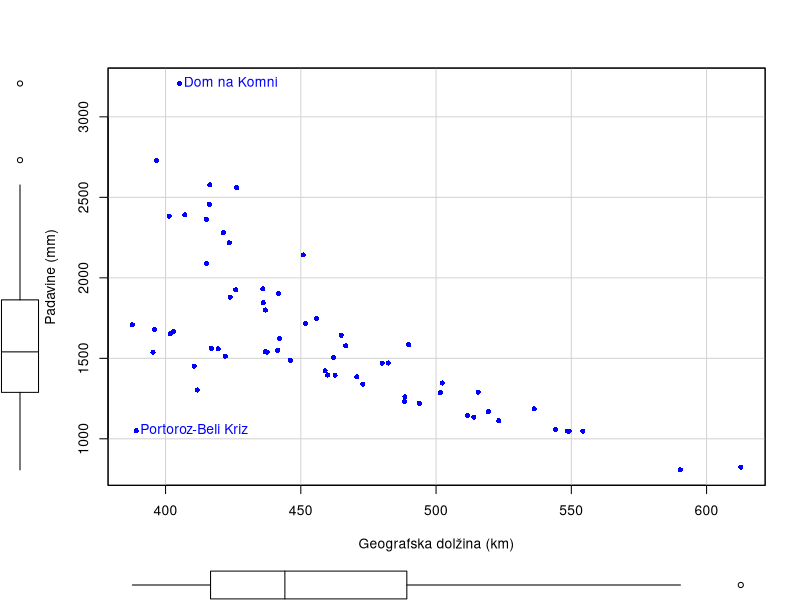
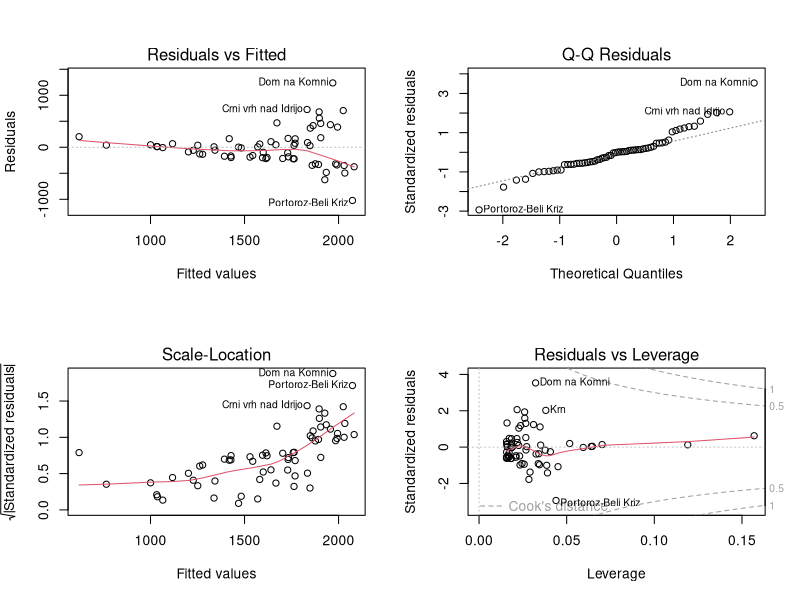
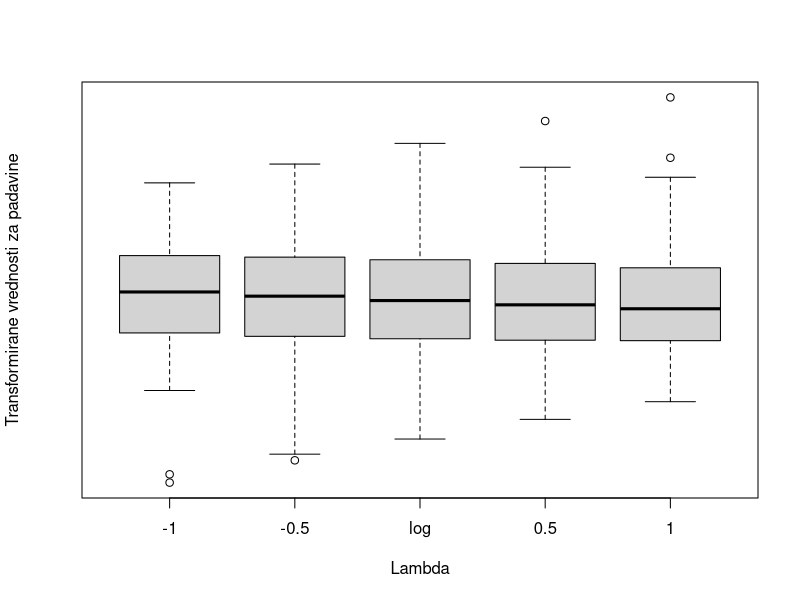

Source code (R) for these figures, in order: (Note: this script raises an error after producing the figures.)
# Primer POSTAJE (Box-Cox transformacija)

postaje<-read.table("POSTAJE.txt", header=TRUE, sep="\t")
str(postaje)
head(postaje)
summary(postaje)
rownames(postaje)<-postaje$Postaja
rownames(postaje)[is.na(postaje$x.gdol)]
rownames(postaje)[is.na(postaje$y.gsir)]
postaje <- postaje[postaje$Postaja != "Kredarica",]

# koordinate geografske dolžine in širine izrazimo v km
postaje$x <- postaje$x.gdol/1000 
postaje$y <- postaje$y.gsir/1000

# izločimo dve postaji, ki nimata podatka za geografsko dolžino
postaje <- na.omit(postaje)
dim(postaje)

# za grafični prikaz 
library(car)
scatterplot(padavine ~ x, regLine = FALSE, smooth = FALSE, boxplots = 'xy',
            xlab = c("Geografska dolžina (km)"), ylab = c("Padavine (mm)"),
            data = postaje, pch = 16,
            id = list(n = 2, location = "lr")) # id = TRUE

# vidimo, da količina padavin v sloveniji od zahoda proti padaja. 
# Variablinost padavin prav tako pada v zahoda proti vzhodu.
# zveza ni linearna. (mogoče vseeno treba sprobat)
# Če imamo box plot lahko povemo tudi kaj o porazdelitvi spremenljivk
# omenimo osamelce


model.1 <- lm(padavine~x, data=postaje)
par(mfrow = c(2, 2))
plot(model.1)


par(mfrow = c(1, 1))
symbox(~padavine, xlab= "Lambda", ylab="Transformirane vrednosti za padavine",
       data=postaje)
summary(powerTransform(model.1))
boxCox(model.1)

# zberemo okroglo vrednost znotraj 95% IZ

# inverzna transformacija ne reši situacije

model.2 <- lm(1/padavine~x, data=postaje)
par(mfrow = c(2, 2), oma=c(0,0,3,0))
plot(model.2)

# Na podlagi diagnostike vidimo, da mamo še vedno heteroskedastičnost
# nelinearnost se je še povečala

# KOVINE

kovine0<-read.table("KOVINE.txt", header=TRUE, sep="\t")
kovine0$razdalja<-kovine0$razdalja.m/1000

# izločimo vzorčne točke z oddaljenostjo več kot 10 km
kovine<-kovine0[kovine0$razdalja<10,] 
dim(kovine)
summary(kovine[,c("Pb","razdalja")])

scatterplot(Pb~razdalja, regLine=F, xlab="Razdalja (km)",
            ylab="Pb (mg/kg)", smooth=list(span=0.5, spread=FALSE),
            boxplots='xy', data=kovine, pch=16)

# Večja oddaljenost, manj svinca
# Zveza ni linearna (eksponentna)
# Težava s heteroskedastičnostjo 
# ker gre za eksponentno zvezo odvisno spremenljivko logaritmiramo 


scatterplot(log(Pb)~razdalja, regLine=F, smooth=list(span=0.5, spread=FALSE),
            xlab="Razdalja (km)", ylab="log(Pb)",
            boxplots='xy', data=kovine, pch=16)

model.Pb <- lm(log(Pb)~razdalja, data=kovine)
par(mfrow = c(2, 2),  oma = c(0, 0, 2, 0))
plot(model.Pb)

# znebili smo se heteroskedastičnti, residuali so razen na repih
# normalno porazdeljeni

par(mfrow = c(1, 1))
influencePlot(model.Pb, id.n=2)


# Mamo 3 kandidate za regresijske osamelce (<2 ali >-2)
# navpične črte predstavljajo 2kratnik in 3 kratnik povprečnega vzvoda
# če je oboje od tega je vplivna točka

outlierTest(model.Pb)

# Točka 105 je bila kandidat ampak po testu ne moremo zavrniti H0, da ni outlier.
# Gledajo Bonferonijev popravek (unadjusted p * število testov (n = 103))

summary(model.Pb)

# Če smo čisto pri cinkarni je logaritem svinca enak 5,36
# Če se odmaknemo za 1km se logaritem svinca zmanjša za 0,2

confint(model.Pb)
(b <- coefficients(model.Pb))

# antilogaritmiranje ocen parametrov za povprečno napoved pri cinkarni
# in za relativno spremembo Pb z razdaljo ter pripadajoči 95 % IZ
exp(b[1])
exp(confint(model.Pb)[1,])

# Pri 95% gotovosti lahko trdimo, da je povprečna vsebnost svinca pri 
# cinkarni med 163.7072 in 278.7921

exp(b[2])-1
# za vsak km stran od cinkarne v povprečju vsebnost svinca pade za 20%
exp(confint(model.Pb)[2,])-1

#  grafični prikaz napovedi s paketom effects
library(lattice)
library(effects)
plot(Effect(c("razdalja"), model.Pb), ci.style = "bands", main = "", 
     xlab = "Razdalja (km)", ylab = "log(Pb)")

plot(Effect(c("razdalja"), model.Pb,
            transformation = list(link = log, inverse = exp)), 
     axes = list(y = list(lab = "Pb (mg/kg)", type = "response")),
     ci.style = "bands", main = "", xlab = "Razdalja (km)")

# ali pa  z ggplot2
library(ggplot2)
ggplot(data = kovine, aes(x = razdalja, y = log(Pb)))+ 
  geom_point() + 
  stat_smooth(method = "lm") + 
  xlab("Razdalja (km)") +
  ylab("log(Pb)")

ggplot(data = kovine, aes(x = razdalja, y = Pb)) + 
  geom_point() + 
  xlab("Razdalja (km)") + ylab("Pb (mg/kg)") + 
  stat_function(fun=function(x) exp(5.36427-0.21302*x))


# Interakcija dveh številskih spremenljivk na primeru padavin v Sloveniji

par(mfrow = c(1, 2))
with(postaje, plot(x, padavine, pch = 16)) 
with(postaje, plot(z.nv, padavine, pch = 16)) 

model.m1 <- lm(padavine ~ x + z.nv, data = postaje)
par(mfrow = c(2, 2), oma = c(0, 0, 3, 0))
plot(model.m1)

# Tudi ta model še vedno ni kul, heteroskedastičnost

# grafikoni dodanih spremenljivk

avPlots(model.m1, ylim = c(-1000, 1500), id = list(location = "avoid")) 

# Pokaže zvezo med odzivno spremenljivko in napovedno 
# spremenljivko ob upoštevanu ostalih spremenljivk.
# Naklona teh premic sta točno naklona v modelu

summary(model.m1)

# če gremo za 1km proti vzhodu se količina padavin 
# zmanjša za 4,3 ob enaki nadmorski višini

# interakcija pomeni, da je vpliv ene spremenljivke na odzivno 
# odvisna od druge/ih spremenljivk

# grafikoni parcialnih ostankov
library(effects)
plot(Effect(c("z.nv", "x"), model.m1, partial.residuals = TRUE),
     ci.style = "none", lattice = list(layout = c(4, 1)))
# Če interakcije ni bi se gladilnik moral pokrivat z modelsko napovedjo
# V tem primeru sigurno moramo uporabit tudi interakcije

plot(Effect(c("x","z.nv"), model.m1, partial.residuals = TRUE),
     ci.style = "none", lattice = list(layout = c(4, 1)))

# vidimo, da model relativno dobro deluje za nižje nadmorske višine
# Večja nadmorska višina bolj vidimo potrrbo po interakciji

model.m2 <- lm(padavine ~ z.nv + x + z.nv:x , data = postaje)
model.matrix(model.m2)

plot(Effect(c("z.nv", "x"), model.m2, partial.residuals = TRUE),
     ci.style = "none", lattice = list(layout = c(4, 1)))

# Vidimo, da modelske napovedi nimajo več istih naklonov
# vidimo, da se gladilniki veliko bolj ujemajo 
# (mamo mal podatkov, tko da molmo bit mal bolj prizanesljivi)

plot(Effect(c("x","z.nv"), model.m2, partial.residuals = TRUE),
     ci.style = "none", lattice = list(layout = c(4, 1)))

# Tukaj se še bolje vidi da se gladilniki ujemajo
# V 3 četrtini nadmorske višine vidimo da 5 točk vleče malo stran

par(mfrow = c(2, 2), oma = c(0, 0, 3, 0))
plot(model.m2)

# Mala izboljšava je, imamo pa še vedno heteroskedastičnost
# 

avPlots(model.m2, ylim = c(-1000, 600), id = list(location = "avoid")) 

# če je parameter interakcije negativen to pomeni, v tem primeru to pomeni, 
# da je pri manjših vrednosti (zahod) vpliv nadmorske višine večji 
# Kandidata za osamelce sta Idrija in Planica

outlierTest(model.m2)

# test na podlagi studentiziranega ostanka testira H0 da enota ni osamelec
# Vrne samo tiste, ki so regresijski osamelci (Povedat je treba tud kaj to pomen)

model.m2$coeff
summary(model.m2)$r.squared

# Model ki vsebuje geo. sirino, nadmorsko visino in interakcijo pojasni 
# 80% variabilnost

# napovedi modela
plot(predictorEffects(model.m2, ~.,xlevels = list(x = 4, z.nv = c(250, 500, 750, 1500))),
     rows = 2, cols = 1, main = "", layout = c(4,1))
# IZ so najozji pri povprecni vrednosti

# 1. Vidimo, da je vpliv nadmorske visine na zahodu pozitiven bolj kot gremo proti vzhou pa se naklon premice 
# spreminja in je na koncu ta vpliv že negativen

# 2. Vidi se da je vpliv geo sirine na padavine negativen in da naklon raste z nadmorsko visino
# ce mamo dva kraja na visini 1500 metrov in se premaknemo proti vzhodu bo razlika v padavinah večja 
# kot če smo na 300 metrov nadmorske visine

# MAMMALS (vplivnost točk, neenakomerna porazdelitev vrednosti napovedne spremenljivke)

# podatke najdemo v paketu MASS v podatkovnem okviru mammals
library(MASS)
data(mammals)
summary(mammals)

#  grafični prikaz odvisnosti mase možganov od mase telesa

scatterplot(brain ~ body, regLine = FALSE, smooth = FALSE, 
            id = list(method = 'mahal', n = 3), boxplots = 'xy', 
            xlab = "Masa telesa (kg)", 
            ylab = "Masa možganov (g)", pch = 16, data = mammals)

# Problem bodo predstavljali osamelci

# obe spremenljivki logaritmiramo, desetiški logaritem
# ker nas zanima proporcionalno -> 1Kg pri slonu =/= kot 1kg pri človeku
# Uporabimo desetiški log ker si lahko brez problema predstavljamo mase 


scatterplot(log10(brain) ~ log10(body), regLine = FALSE, 
            smooth = list(span = 0.5, spread = FALSE),
            id = list(method = 'mahal', n = 3), boxplots = 'xy', 
            xlab = "log10(body)", ylab = "log10(brain)", pch = 16, 
            data = mammals)

model.m <- lm(log10(brain) ~ log10(body), data = mammals)
par(mfrow = c(2, 2), oma = c(0, 0, 2, 0))
plot(model.m)
# Pri diagnostiki ni težav po pričakovanjih

outlierTest(model.m)

par(mfrow = c(1, 1))
influencePlot(model.m, xlab = "Vzvodi", ylab = "Studentizirani ostanki",
              id = list(n = 3, location = "avoid")) # n = 3 -> 3 enote z največjimi vrednostmi

# Slona sta vzvodni točki
# 3 kandidati za regresijske osamelce (outlier test tega ne pokaže tko da smo good)


summary(model.m)

# Intercept nima smisla (telesna masa nemore bit 0)
# Če se telesna masa poveča za 1% se bo masa možganov povečala za 0,75% 

confint(model.m)

# Primer: ANDY (WLS)

andy <- read.table("ANDY.txt", header = TRUE)
str(andy)

# višino dreves izrazimo v metrih
andy$height <- andy$height/3.2808 

# buckets naj bo opisna spremenljivka, ker je za obravnavanje kot številsko
# spremenljivko premalo vrednosti

andy$buckets <- factor(andy$buckets) 
summary(andy)
library(ggplot2)
ggplot(data = andy, aes(x = age, y = height, col = buckets)) +
  geom_point() + xlab("Starost (leta)") + ylab("Visina dreves (m)")

mod.OLS <- lm(height ~ age * buckets, data = andy)
par(mfrow = c(2, 2))
plot(mod.OLS)

# lahko izračunamo variance višine dreves pri posamezni starosti

library(dplyr)
utez <- andy %>% group_by(age) %>%
  summarise(w = 1/var(height))
utez
andy <- merge(andy, utez, by = "age")

# uteži glede na starost

par(mfrow = c(1, 1))
plot(andy$age, andy$w, pch = 16, type = c("b"))

#  WLS

mod.WLS <- lm(height ~ age * buckets, weights = w, data = andy)
par(mfrow = c(2, 2))
plot(mod.WLS)

# Pri prvem grafu se še vedno kaže heteroskedastičnost
# ampak je okej ker tm so še navadni ostaniki in še ni informacije o
# varianci

par(mfrow = c(1, 1))
plot(fitted(mod.WLS), rstandard(mod.WLS), xlab = "Prilagojene vrednosti", 
     ylab = "Standardizirani ostanki")
abline(h = 0)

anova(mod.WLS)

# samo za primerjavo

anova(mod.OLS)

# Sekvenčni F testi
# najprej vidimo a Age kej pojasn
# pol vidmo če dodamo temu še buckets če kej več vemo (vemo, ker 
# je statistično značilna)
# nakonc pa še a je interakcija kej več pojasn (ni statistično značilno, 
# ampak predpostavke modela niso izpolnjene tko da iz tega nemormo nč sklepat) 

# povzetek WLS modela

summary(mod.WLS)


plot(Effect(c("buckets"), mod.WLS), main = "", ylim = c(0, 16))

# Povprečja višine dreves za različno količino vode pri povprečni starosti

plot(Effect(c("buckets", "age"), mod.WLS), main = "", multiline = TRUE, 
     ci.style = "band", ylim = c(0, 16))
